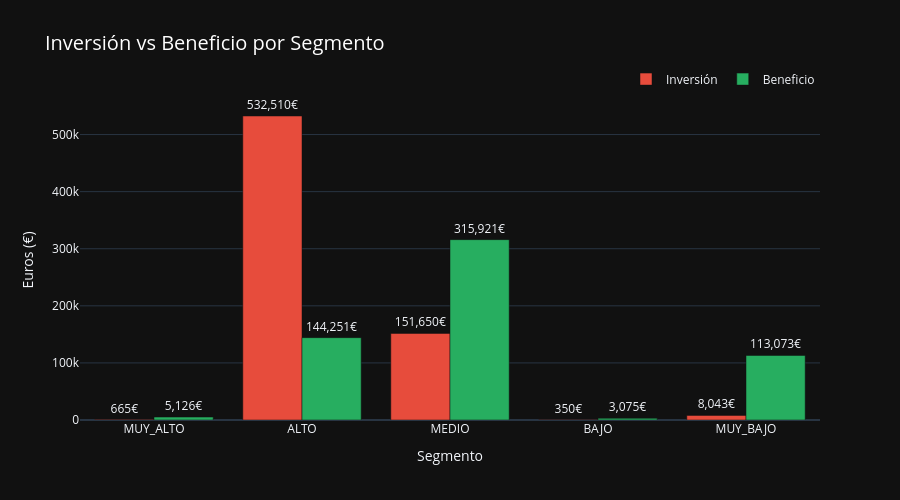

Notebook source saved alongside this figure:
### Code cell
# ══════════════════════════════════════════════════════════════
# GRÁFICO 2: Inversión vs Beneficio por Segmento
# ══════════════════════════════════════════════════════════════

fig2 = go.Figure()

fig2.add_trace(go.Bar(
    name='Inversión',
    x=df_roi['Segmento'],
    y=df_roi['Costes_Total_€'],
    marker_color='#e74c3c',
    text=[f"{v:,.0f}€" for v in df_roi['Costes_Total_€']],
    textposition='outside',
    textfont=dict(size=12)
))

fig2.add_trace(go.Bar(
    name='Beneficio',
    x=df_roi['Segmento'],
    y=df_roi['Beneficio_Neto_€'],
    marker_color='#27ae60',
    text=[f"{v:,.0f}€" for v in df_roi['Beneficio_Neto_€']],
    textposition='outside',
    textfont=dict(size=12)
))

fig2.update_layout(
    title=dict(
        text='Inversión vs Beneficio por Segmento',
        font=dict(size=20, color='white')
    ),
    xaxis_title='Segmento',
    yaxis_title='Euros (€)',
    template='plotly_dark',
    height=500,
    barmode='group',
    legend=dict(
        orientation="h",
        yanchor="bottom",
        y=1.02,
        xanchor="right",
        x=1
    )
)

fig2.show()

print("📊 Interpretación: Las barras verdes (beneficio) deben ser mayores que las rojas (inversión) para ser rentables.")

### Figure 1 — Plotly figure (JSON) as saved in the notebook; plotly's stock layout.template omitted (floating-point values rounded to 4 significant figures)
{"data": [{"marker": {"color": "#e74c3c"}, "name": "Inversión", "text": ["665€", "532,510€", "151,650€", "350€", "8,043€"], "textfont": {"size": 12}, "textposition": "outside", "type": "bar", "x": ["MUY_ALTO", "ALTO", "MEDIO", "BAJO", "MUY_BAJO"], "y": [665.4, 532500.0, 151700.0, 349.7, 8043.0]}, {"marker": {"color": "#27ae60"}, "name": "Beneficio", "text": ["5,126€", "144,251€", "315,921€", "3,075€", "113,073€"], "textfont": {"size": 12}, "textposition": "outside", "type": "bar", "x": ["MUY_ALTO", "ALTO", "MEDIO", "BAJO", "MUY_BAJO"], "y": [5126.0, 144300.0, 315900.0, 3075.0, 113100.0]}], "layout": {"barmode": "group", "height": 500, "legend": {"orientation": "h", "x": 1, "xanchor": "right", "y": 1.02, "yanchor": "bottom"}, "title": {"font": {"color": "white", "size": 20}, "text": "Inversión vs Beneficio por Segmento"}, "xaxis": {"title": {"text": "Segmento"}}, "yaxis": {"title": {"text": "Euros (€)"}}}}
